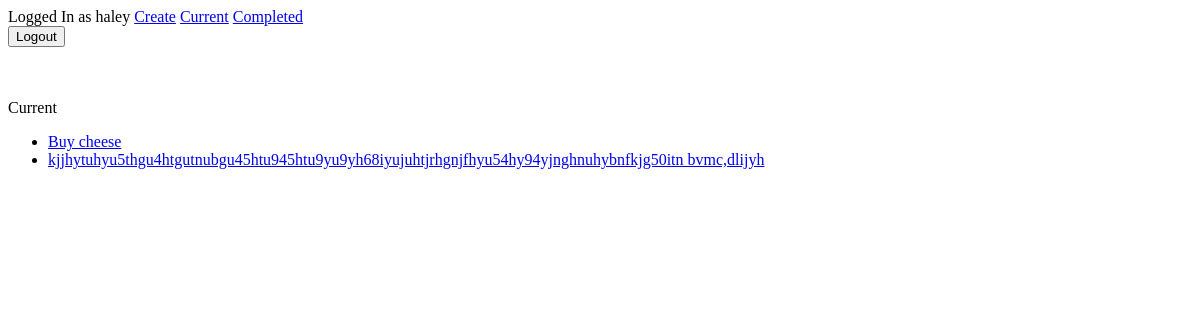
Before: /current/ (signed in) with the older database file.
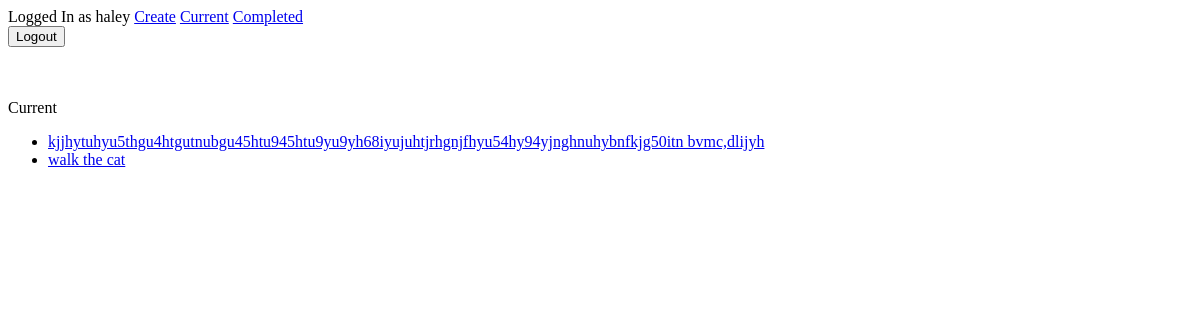
After: the same page with the newer database file.
### todo/models.py (models this page shows, shortened)
class Todo(models.Model):
    tittle = models.CharField(max_length=100)
    memo = models.TextField(blank=True)
    created = models.DateTimeField(auto_now_add=True)
    datecompleted = models.DateTimeField(null=True, blank=True)
    important = models.BooleanField(default=False)
    user = models.ForeignKey(User, on_delete=models.CASCADE)

### todo/views.py (the view)
# urls.py: path('current/', views.currenttodos, name='currenttodos'),
@login_required
def currenttodos(request):
    todos = Todo.objects.filter(user=request.user,datecompleted__isnull=True)
    return render(request, 'todo/currenttodos.html', {'todos':todos})

### todo/templates/todo/currenttodos.html (shortened to what this page needs)
{% extends 'todo/base.html' %}
{% block content %}
Current
<ul>
  {% for todo in todos %}
  <li>
    <a href="{% url 'viewtodo' todo.id %}">
    {% if todo.important %}<b>{% endif %}{{ todo.tittle }}{% if todo.important %}</b>{% endif %}
    </a>
  </li>
  {% endfor %}
</ul>
{% endblock %}

### todo/templates/todo/base.html (shortened to what this page needs)
{% if user.is_authenticated %}
Logged In as {{ user.username }}
<a href="{% url 'createtodo' %}">Create</a>
<a href="{% url 'currenttodos' %}">Current</a>
<a href="{% url 'completedtodos' %}">Completed</a>
<form action="{% url 'logoutuser' %}" method="POST">
    <button type="submit">Logout</button>
</form>
{% else %}
<a href="{% url 'signupuser' %}">Sign Up</a>
<a href="{% url 'loginuser' %}">Login</a>
{% endif %}
{% block content %}{% endblock %}

Changed rows visible on the page:
no longer on this page (row edited): Todo: tittle "Buy cheese"
added Todo: tittle "walk the cat"
